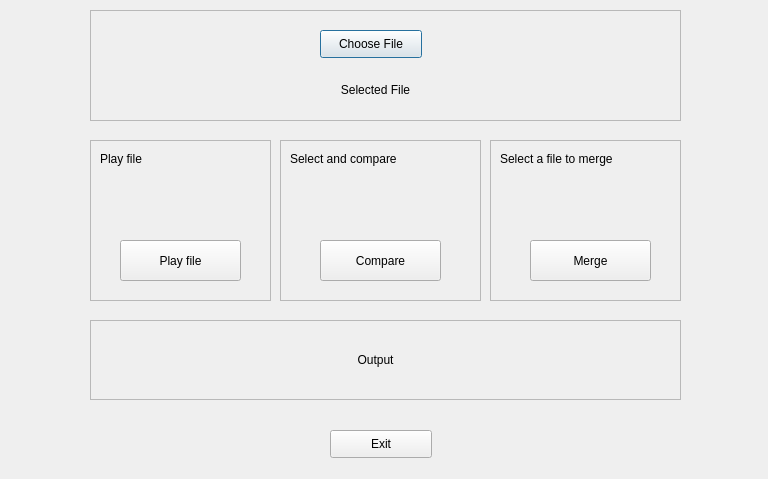
<?xml version="1.0" encoding="UTF-8"?>
<ui version="4.0">
 <class>Dialog</class>
 <widget class="QDialog" name="Dialog">
  <property name="geometry">
   <rect>
    <x>0</x>
    <y>0</y>
    <width>768</width>
    <height>479</height>
   </rect>
  </property>
  <property name="windowTitle">
   <string>Dialog</string>
  </property>
  <widget class="QFrame" name="frame">
   <property name="geometry">
    <rect>
     <x>90</x>
     <y>10</y>
     <width>591</width>
     <height>111</height>
    </rect>
   </property>
   <property name="frameShape">
    <enum>QFrame::StyledPanel</enum>
   </property>
   <property name="frameShadow">
    <enum>QFrame::Raised</enum>
   </property>
   <widget class="QPushButton" name="pushButton">
    <property name="geometry">
     <rect>
      <x>230</x>
      <y>20</y>
      <width>102</width>
      <height>28</height>
     </rect>
    </property>
    <property name="text">
     <string>Choose File</string>
    </property>
   </widget>
   <widget class="QLabel" name="label_5">
    <property name="geometry">
     <rect>
      <x>200</x>
      <y>70</y>
      <width>171</width>
      <height>20</height>
     </rect>
    </property>
    <property name="text">
     <string>Selected File</string>
    </property>
    <property name="alignment">
     <set>Qt::AlignCenter</set>
    </property>
   </widget>
  </widget>
  <widget class="QFrame" name="frame_2">
   <property name="geometry">
    <rect>
     <x>90</x>
     <y>140</y>
     <width>181</width>
     <height>161</height>
    </rect>
   </property>
   <property name="frameShape">
    <enum>QFrame::StyledPanel</enum>
   </property>
   <property name="frameShadow">
    <enum>QFrame::Raised</enum>
   </property>
   <widget class="QPushButton" name="pushButton_2">
    <property name="geometry">
     <rect>
      <x>30</x>
      <y>100</y>
      <width>121</width>
      <height>41</height>
     </rect>
    </property>
    <property name="text">
     <string>Play file</string>
    </property>
   </widget>
   <widget class="QLabel" name="label_2">
    <property name="geometry">
     <rect>
      <x>10</x>
      <y>10</y>
      <width>69</width>
      <height>18</height>
     </rect>
    </property>
    <property name="text">
     <string>Play file</string>
    </property>
   </widget>
  </widget>
  <widget class="QFrame" name="frame_3">
   <property name="geometry">
    <rect>
     <x>280</x>
     <y>140</y>
     <width>201</width>
     <height>161</height>
    </rect>
   </property>
   <property name="frameShape">
    <enum>QFrame::StyledPanel</enum>
   </property>
   <property name="frameShadow">
    <enum>QFrame::Raised</enum>
   </property>
   <widget class="QPushButton" name="pushButton_3">
    <property name="geometry">
     <rect>
      <x>40</x>
      <y>100</y>
      <width>121</width>
      <height>41</height>
     </rect>
    </property>
    <property name="text">
     <string>Compare</string>
    </property>
   </widget>
   <widget class="QLabel" name="label_3">
    <property name="geometry">
     <rect>
      <x>10</x>
      <y>10</y>
      <width>161</width>
      <height>18</height>
     </rect>
    </property>
    <property name="text">
     <string>Select and compare</string>
    </property>
   </widget>
  </widget>
  <widget class="QFrame" name="frame_4">
   <property name="geometry">
    <rect>
     <x>490</x>
     <y>140</y>
     <width>191</width>
     <height>161</height>
    </rect>
   </property>
   <property name="frameShape">
    <enum>QFrame::StyledPanel</enum>
   </property>
   <property name="frameShadow">
    <enum>QFrame::Raised</enum>
   </property>
   <widget class="QPushButton" name="pushButton_4">
    <property name="geometry">
     <rect>
      <x>40</x>
      <y>100</y>
      <width>121</width>
      <height>41</height>
     </rect>
    </property>
    <property name="text">
     <string>Merge</string>
    </property>
   </widget>
   <widget class="QLabel" name="label_4">
    <property name="geometry">
     <rect>
      <x>10</x>
      <y>10</y>
      <width>161</width>
      <height>18</height>
     </rect>
    </property>
    <property name="text">
     <string>Select a file to merge </string>
    </property>
   </widget>
  </widget>
  <widget class="QFrame" name="frame_5">
   <property name="geometry">
    <rect>
     <x>90</x>
     <y>320</y>
     <width>591</width>
     <height>80</height>
    </rect>
   </property>
   <property name="frameShape">
    <enum>QFrame::StyledPanel</enum>
   </property>
   <property name="frameShadow">
    <enum>QFrame::Raised</enum>
   </property>
   <widget class="QLabel" name="label">
    <property name="geometry">
     <rect>
      <x>70</x>
      <y>30</y>
      <width>431</width>
      <height>20</height>
     </rect>
    </property>
    <property name="text">
     <string>Output</string>
    </property>
    <property name="alignment">
     <set>Qt::AlignCenter</set>
    </property>
   </widget>
  </widget>
  <widget class="QPushButton" name="pushButton_5">
   <property name="geometry">
    <rect>
     <x>330</x>
     <y>430</y>
     <width>102</width>
     <height>28</height>
    </rect>
   </property>
   <property name="text">
    <string>Exit</string>
   </property>
  </widget>
 </widget>
 <resources/>
 <connections/>
</ui>
